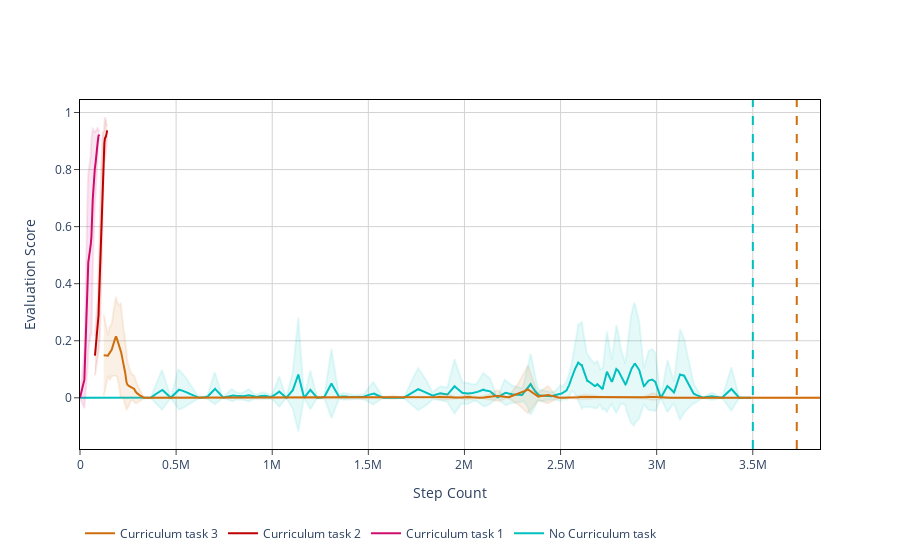

Write notebook code for a chart like this one.
### Markdown cell above
### Unsuccessful runs visualized

### Code cell
vis.plot_trajectories(
    [dqn_stats_nocurr_bad, dqn_stats_curr_bad],
    time_domain='steps',
    task_trace_start='mean',
    show_std=True,
    show_stop_time=True,
    save_format='svg',
    save_path='./outputs/plots/dqn_bad_doorkey_curr_vs_nocurr.svg'
)
